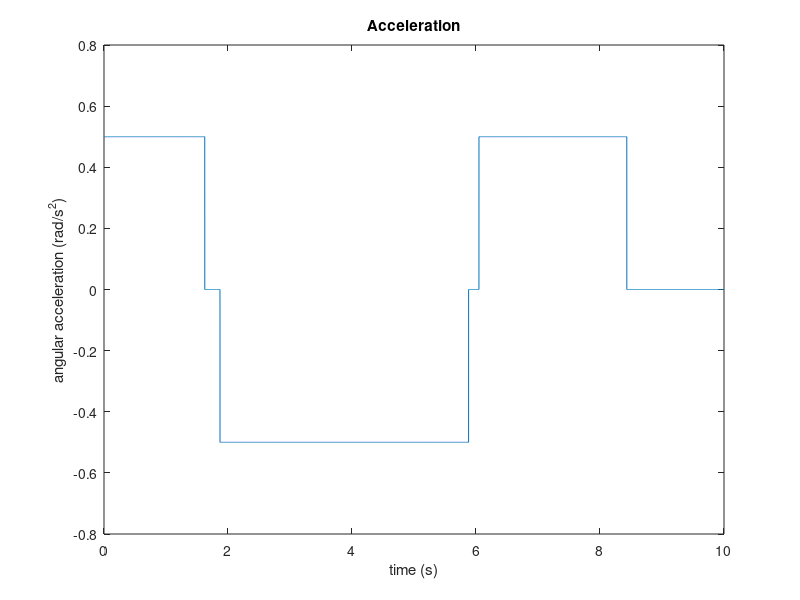
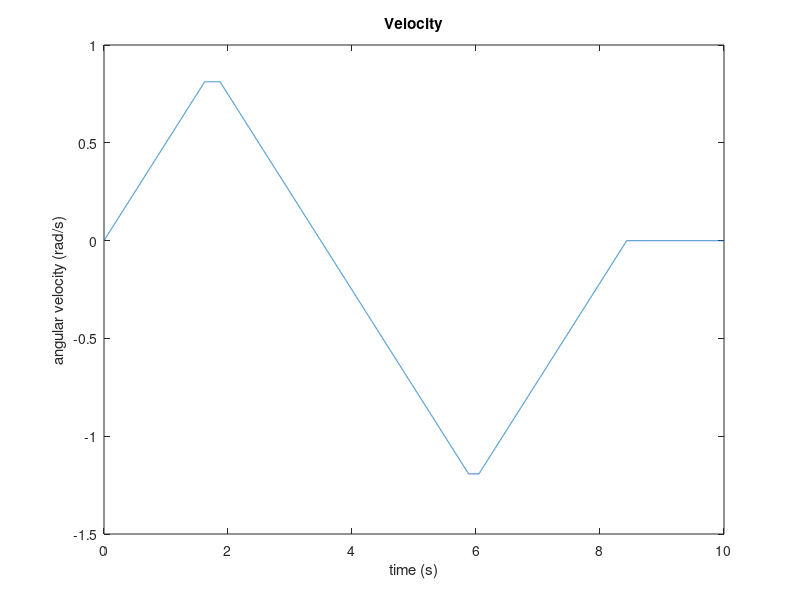
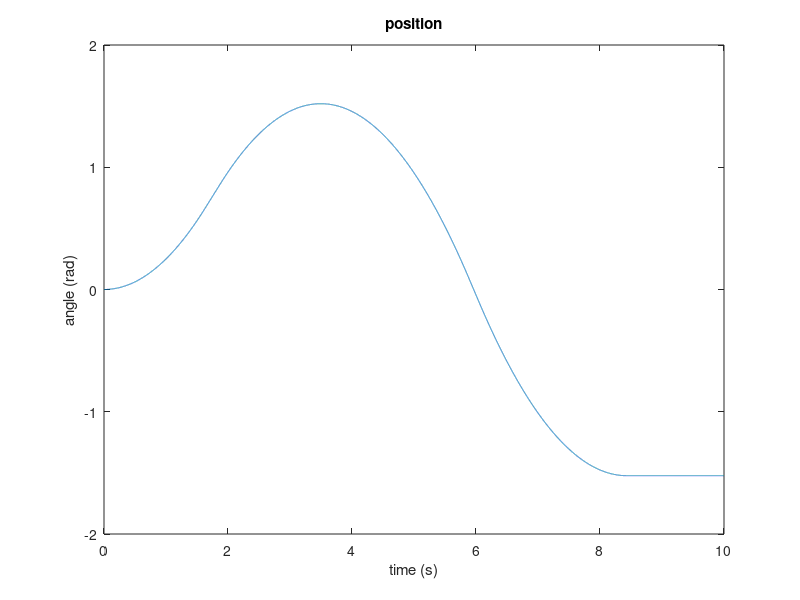

These charts were generated, in order, by the following MATLAB code: (Note: this script raises an error after producing the figures.)
%% Initialize robotarm
fs = 2048;
Ts = 1/fs;
Tsim =10;

nSamplesForVisualization = 200;

initialAngleKrukX = 0.809091366467325; % [rad]
initialAngleKrukZ = 0.025113778764355; % [rad]

acc = 0.5; %amount of acceleration [m/s^2 or something]

d1 = 0.1;
safety_margin = 0.05; %rad
%minimum and maximum angles between which the arm whill move
%******IMPORTANT: these values have to be set according to the motor you
%want to control and at the end of the script the motor you write to has to
%be changed
min =  safety_margin + -pi/2; %R: -pi/2 X: 0.2  Z: -0.4
max = -safety_margin +  pi/2; %R:  pi/2 X: 1.47 Z:  0.3 
x_init = 0; %initial position of the robot arm

%declaring empty arrays 
t = 0:Ts:Tsim;
a = zeros(1,length(t));
v = zeros(1,length(t));
x = zeros(1,length(t));



t0 = 0; %starting time
sign = 1; %initial sign of the acceleration
x_start = x_init; %initial starting poistion
x_end = max; %end position

isnotdone = true;
while isnotdone
    dt01 = sqrt( (abs(x_end-x_start) - 2*d1)/(acc));%computing the time difference between t1 and t0
    t1 = dt01 + t0; %computing t1
    v_max = acc*dt01; %computing the velocity it reaches after the acceleration
    t2 = t1 + (2*d1)/v_max; %computing t2
    t3 = dt01 + t2; %computing t3
    if t3 >= Tsim %if t3 is later than the end time of the simulation we stop the arm from moving any further
        %Thus the loop is done running
        isnotdone = false;
        continue
    end 
    a(1,round(t0*fs)+1:round(t1*fs)) = sign*acc; %writing down the acceleration
    a(1,round(t2*fs):round(t3*fs)) = -sign*acc; %writing down the deceleration
    %because the array is already zeros we do not have to write down
    %anything between t1 and t2
    t0 = t3; %setting new zero time
    if x_end == max %swapping the direction of acceleration.
        x_start = max;
        x_end = min;
    else
        x_start = min;
        x_end = max;
    end
    sign = -1*sign; %swapping the sign
end

x(1) = x_init;
for i=2:length(a)
    v(i) = a(i)*Ts + v(i-1);
    x(i) = v(i)*Ts + x(i-1);
end
    
    

%To check if the constant acceleration is correct you can plot the acceleration, velocity and position by incommenting the following section:
%
figure()
plot(t,a)
title("Acceleration")
xlabel("time (s)")
ylabel("angular acceleration (rad/s^2)")

figure()
plot(t,v)
title('Velocity')
xlabel("time (s)")
ylabel("angular velocity (rad/s)")

figure()
plot(t,x)
title("position")
xlabel("time (s)")
ylabel("angle (rad)")

%}

%setting default values of the arm
phiX = zeros(1,length(t)) + initialAngleKrukX;
phiZ = zeros(1,length(t)) + initialAngleKrukZ;
phiR = zeros(1,length(t));
solenoid =  zeros(1,length(t));

%******IMPORTANT: here you can overwrite one of the refrence signals to perform
%to perform the acceleration experiment
%phiX = x; 
% phiZ = x;
phiR = x;

%{
%Code for performing step response
stepX = 0; %recommended +- 0.3 
stepZ = 0; %+-0.15
stepR = 0.79    ;%+-0.79

nSamplesForVisualization = 200;
initialAngleKrukX = 0.809091366467325; % [rad]
initialAngleKrukZ = 0.025113778764355; % [rad]  

t = 0:Ts:Tsim;
phiX = zeros(1,length(t)) + initialAngleKrukX + stepX;
phiZ = zeros(1,length(t)) + initialAngleKrukZ + stepZ;
phiR = zeros(1,length(t)) + stepR;
solenoid =  zeros(1,length(t));
%}

ref_X = timeseries(phiX',t);
ref_Z = timeseries(phiZ',t);
ref_R = timeseries(phiR',t);
ref_solenoid = timeseries(solenoid',t);

